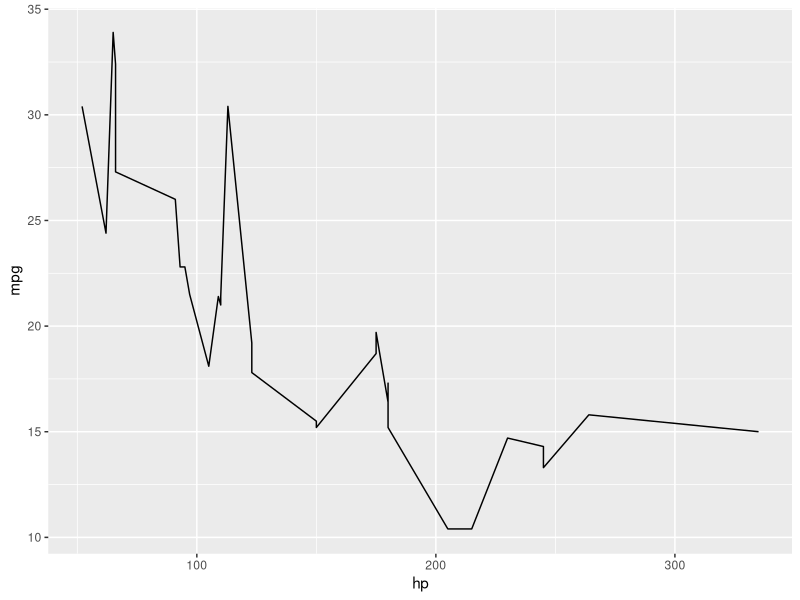

Reproduce this figure in R.
## ---- chunk 1
library(ggplot2)
## ---- chunk 2

## ---- chunk 3
mycars<-mtcars
mycars
ggplot(mycars,aes(x=hp,y=mpg))+
         geom_line()
